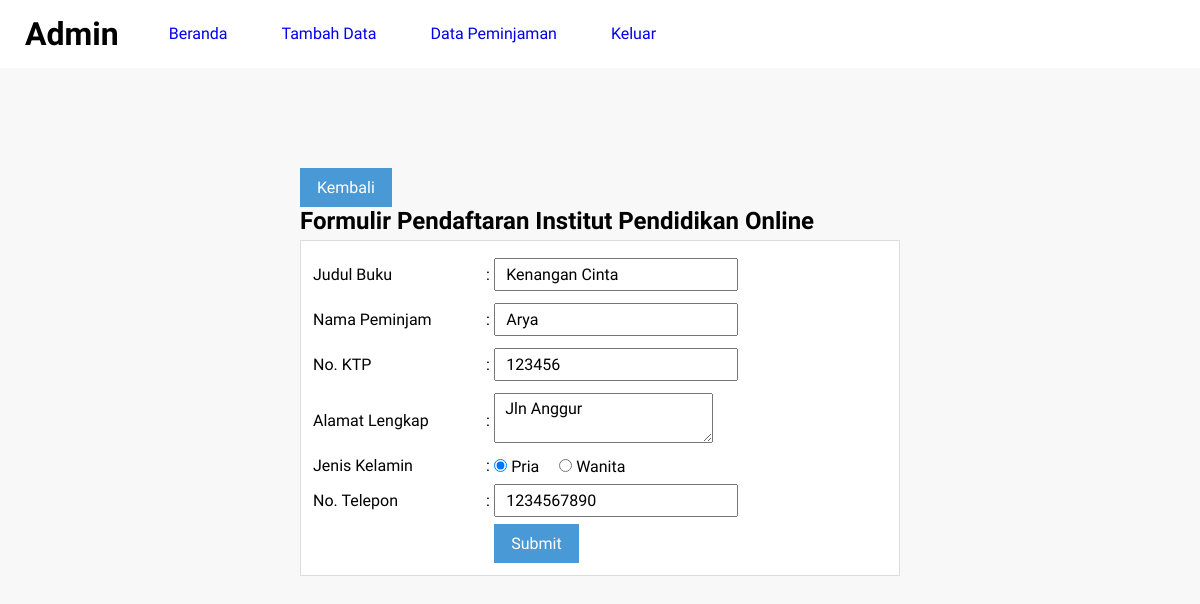
Screenshot of /update.php?id=4 (signed in) with the database file from the repository.
### tables this page shows
CREATE TABLE `pinjam` (
  `id_pinjam` int(11) NOT NULL,
  `tgl_pinjam` date NOT NULL,
  `tgl_kembali` date DEFAULT NULL,
  `buku` varchar(100) NOT NULL,
  `nama` varchar(50) NOT NULL,
  `no_ktp` varchar(20) NOT NULL,
  `alamat` text NOT NULL,
  `jk` enum('Pria','Wanita') NOT NULL,
  `no_tlp` varchar(15) NOT NULL
);

### update.php (the view, shortened to what this page needs)
<?php
	include 'koneksi.php';
	if(isset($_GET['id'])){
		$update = mysqli_query($conn, "SELECT * FROM pinjam WHERE id_pinjam = '".$_GET['id']."' ");
		$u = mysqli_fetch_assoc($update);
	}
?>
<!DOCTYPE html>
<html>
<head>
	<link rel="stylesheet" type="text/css" href="style.css">
</head>
<body>
	<header>
		<h1><a><span class="label-testing">Admin</span></a></h1>
		<ul>
			<li><a href="admin_dp">Beranda</a></li>
			<li><a href="create.php">Tambah Data</a></li>
			<li><a href="admin_dp">Data Peminjaman</a></li>
			<li><a href="keluar.php">Keluar</a></li>
		</ul>
	</header>
	<section class="box-formulir">
		<form action="" method="post">
			<input type="submit" name="submit" class="btn-daftar" value="Kembali">
		</form>
		<h2>Formulir Pendaftaran Institut Pendidikan Online</h2>
		<form action="" method="post">
			<div class="box">
				<table border="0" class="table-form">
					<tr>
						<td>Judul Buku</td>
						<td>:</td>
						<td>
							<input type="text" name="buku" class="input-control" value="<?php echo $u['buku'] ?>">
						</td>
					</tr>
					<tr>
						<td>Nama Peminjam</td>
						<td>:</td>
						<td>
							<input type="text" name="nama" class="input-control" value="<?php echo $u['nama'] ?>">
						</td>
					</tr>
					<tr>
						<td>No. KTP</td>
						<td>:</td>
						<td>
							<input type="text" name="no_ktp" class="input-control" value="<?php echo $u['no_ktp'] ?>">
						</td>
					</tr>
					<tr>
						<td>Alamat Lengkap</td>
						<td>:</td>
						<td>
							<textarea class="input-control" name="alamat"><?php echo $u['alamat'] ?></textarea>
						</td>
					</tr>
					<tr>
						<td>Jenis Kelamin</td>
						<td>:</td>
						<td>
							<input type="radio" name="jk" class="input-control" <?php if($u['jk']=="Pria") echo "checked";?> value="Pria"> Pria &nbsp;&nbsp;&nbsp;
							<input type="radio" name="jk" class="input-control" <?php if($u['jk']=="Wanita") echo "checked";?> value="Wanita"> Wanita
						</td>
					</tr>
					<tr>
						<td>No. Telepon</td>
						<td>:</td>
						<td>
							<input type="text" name="no_tlp" class="input-control" value="<?php echo $u['no_tlp'] ?>">
						</td>
					</tr>
					<tr>
						<td></td>
						<td></td>
						<td>
							<input type="submit" name="submit" class="btn-daftar" value="Submit">
						</td>
					</tr>
				</table>
			</div>
		</form>
	</section>
</body>
</html>

### style.css (style rules this page uses)
* { margin:0; padding:0; font-family: 'Quicksand', sans-serif; }
body { background-color: #f8f8f8; }
.box-formulir { width:50%; margin:100px auto; }
.box { background-color: #fff; border:1px solid #ddd; padding:10px; box-sizing: border-box; margin:5px 0 25px; }
.table-form { width:100%; }
.table-form tr td:nth-child(1) { width: 30%; }
.input-control { padding:5px 10px; font-size: 16px; margin:5px 0; }
.btn-daftar { padding:10px 17px; background-color: #4A99D7; color: #fff; border:none; font-size: 16px; }
header { background-color: #fff; }
header::after { content:''; display: block; clear: both; }
header h1 { padding:15px 25px; display: inline-block; float: left; }
header ul { float: left; }
header ul li { padding:24px 25px; display: inline-block; }
a { text-decoration: none; }

### rows the page displays
pinjam: buku "Kenangan Cinta", nama "Arya", no_ktp "123456", alamat "Jln Anggur", jk "☑", no_tlp "1234567890"
